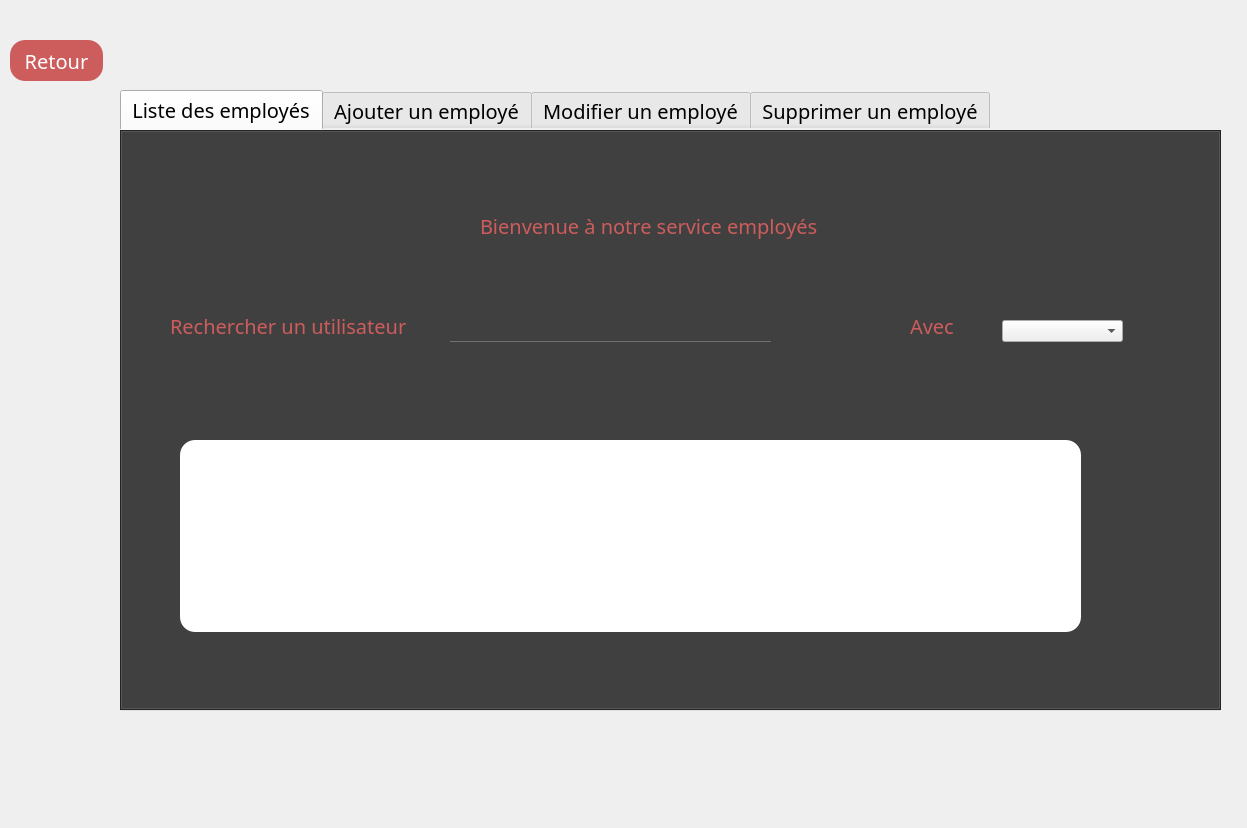
<?xml version="1.0" encoding="UTF-8"?>
<ui version="4.0">
 <class>Users</class>
 <widget class="QDialog" name="Users">
  <property name="geometry">
   <rect>
    <x>0</x>
    <y>0</y>
    <width>1247</width>
    <height>828</height>
   </rect>
  </property>
  <property name="windowTitle">
   <string>Dialog</string>
  </property>
  <property name="styleSheet">
   <string notr="true">*{
font-family:century gothic;
font-size :20px;

}
 QTabWidget{
background:#333;
border-radius:15px;
}

QLabel {
postion:center;
color :#CD5C5C;
}
QTableView {
background:white;
border-radius:15px;
font-size :20px;

}
QPushButton {
background: #CD5C5C;border:none;
color:white;
 border-radius: 15px;
}
QPushButton:hover
{ color:white;
 border-radius: 15px;
background-color :#F08080;border:none;
}</string>
  </property>
  <widget class="QTabWidget" name="tabWidget_2">
   <property name="geometry">
    <rect>
     <x>120</x>
     <y>90</y>
     <width>1101</width>
     <height>621</height>
    </rect>
   </property>
   <property name="toolTip">
    <string>&lt;html&gt;&lt;head/&gt;&lt;body&gt;&lt;p&gt;Liste des materiels&lt;/p&gt;&lt;/body&gt;&lt;/html&gt;</string>
   </property>
   <property name="styleSheet">
    <string notr="true"/>
   </property>
   <property name="currentIndex">
    <number>0</number>
   </property>
   <widget class="QWidget" name="tab_5">
    <attribute name="title">
     <string>Liste des employés</string>
    </attribute>
    <widget class="QLabel" name="label_7">
     <property name="geometry">
      <rect>
       <x>360</x>
       <y>70</y>
       <width>431</width>
       <height>51</height>
      </rect>
     </property>
     <property name="text">
      <string>Bienvenue à notre service employés</string>
     </property>
    </widget>
    <widget class="QLabel" name="label_13">
     <property name="geometry">
      <rect>
       <x>50</x>
       <y>170</y>
       <width>241</width>
       <height>51</height>
      </rect>
     </property>
     <property name="text">
      <string>Rechercher un utilisateur</string>
     </property>
    </widget>
    <widget class="QLabel" name="label_14">
     <property name="geometry">
      <rect>
       <x>790</x>
       <y>170</y>
       <width>241</width>
       <height>51</height>
      </rect>
     </property>
     <property name="text">
      <string>Avec</string>
     </property>
    </widget>
    <widget class="QComboBox" name="cmd">
     <property name="geometry">
      <rect>
       <x>882</x>
       <y>190</y>
       <width>121</width>
       <height>22</height>
      </rect>
     </property>
    </widget>
    <widget class="QTableView" name="tableView_2">
     <property name="geometry">
      <rect>
       <x>60</x>
       <y>310</y>
       <width>901</width>
       <height>192</height>
      </rect>
     </property>
     <property name="styleSheet">
      <string notr="true">/*QTableView::item
{
anchors.fill: racesWindow
        width: 840
        height: 400
       
}
*/</string>
     </property>
    </widget>
    <widget class="QLineEdit" name="filter_line_2">
     <property name="geometry">
      <rect>
       <x>330</x>
       <y>190</y>
       <width>321</width>
       <height>22</height>
      </rect>
     </property>
     <property name="styleSheet">
      <string notr="true">QLineEdit{
background:transparent;
border:none;
color: #717072;
border-bottom:1px solid #717072;
}</string>
     </property>
    </widget>
   </widget>
   <widget class="QWidget" name="tab_6">
    <attribute name="title">
     <string>Ajouter un employé</string>
    </attribute>
    <widget class="QLabel" name="label_15">
     <property name="geometry">
      <rect>
       <x>290</x>
       <y>40</y>
       <width>431</width>
       <height>51</height>
      </rect>
     </property>
     <property name="text">
      <string>Bienvenue à notre service materiel</string>
     </property>
    </widget>
    <widget class="QLabel" name="label_16">
     <property name="geometry">
      <rect>
       <x>20</x>
       <y>120</y>
       <width>241</width>
       <height>51</height>
      </rect>
     </property>
     <property name="text">
      <string>ID employé :</string>
     </property>
    </widget>
    <widget class="QLabel" name="label_17">
     <property name="geometry">
      <rect>
       <x>20</x>
       <y>190</y>
       <width>241</width>
       <height>51</height>
      </rect>
     </property>
     <property name="text">
      <string>Nom employé :</string>
     </property>
    </widget>
    <widget class="QLabel" name="label_18">
     <property name="geometry">
      <rect>
       <x>20</x>
       <y>260</y>
       <width>241</width>
       <height>51</height>
      </rect>
     </property>
     <property name="text">
      <string>Prénom employe :</string>
     </property>
    </widget>
    <widget class="QLineEdit" name="id">
     <property name="geometry">
      <rect>
       <x>330</x>
       <y>130</y>
       <width>321</width>
       <height>22</height>
      </rect>
     </property>
     <property name="styleSheet">
      <string notr="true">QLineEdit{
background:transparent;
border:none;
color: #717072;
border-bottom:1px solid #717072;
}</string>
     </property>
    </widget>
    <widget class="QLineEdit" name="prenon">
     <property name="geometry">
      <rect>
       <x>330</x>
       <y>270</y>
       <width>321</width>
       <height>22</height>
      </rect>
     </property>
     <property name="styleSheet">
      <string notr="true">QLineEdit{
background:transparent;
border:none;
color: #717072;
border-bottom:1px solid #717072;
}</string>
     </property>
    </widget>
    <widget class="QLabel" name="label_20">
     <property name="geometry">
      <rect>
       <x>20</x>
       <y>340</y>
       <width>241</width>
       <height>51</height>
      </rect>
     </property>
     <property name="text">
      <string>Login :</string>
     </property>
    </widget>
    <widget class="QLineEdit" name="login">
     <property name="geometry">
      <rect>
       <x>330</x>
       <y>350</y>
       <width>321</width>
       <height>22</height>
      </rect>
     </property>
     <property name="styleSheet">
      <string notr="true">QLineEdit{
background:transparent;
border:none;
color: #717072;
border-bottom:1px solid #717072;
}</string>
     </property>
    </widget>
    <widget class="QPushButton" name="Submit_3">
     <property name="geometry">
      <rect>
       <x>840</x>
       <y>510</y>
       <width>221</width>
       <height>51</height>
      </rect>
     </property>
     <property name="styleSheet">
      <string notr="true">QPushButton {
background-color :#CD5C5C;border:none;
color:white;
border-radius:15px;
}</string>
     </property>
     <property name="text">
      <string>Ajouter</string>
     </property>
    </widget>
    <widget class="QLabel" name="label_23">
     <property name="geometry">
      <rect>
       <x>20</x>
       <y>420</y>
       <width>241</width>
       <height>51</height>
      </rect>
     </property>
     <property name="text">
      <string>PassWord :</string>
     </property>
    </widget>
    <widget class="QLineEdit" name="poste">
     <property name="geometry">
      <rect>
       <x>330</x>
       <y>510</y>
       <width>321</width>
       <height>22</height>
      </rect>
     </property>
     <property name="styleSheet">
      <string notr="true">QLineEdit{
background:transparent;
border:none;
color: #717072;
border-bottom:1px solid #717072;
}</string>
     </property>
    </widget>
    <widget class="QLabel" name="label_21">
     <property name="geometry">
      <rect>
       <x>20</x>
       <y>500</y>
       <width>241</width>
       <height>51</height>
      </rect>
     </property>
     <property name="text">
      <string>Poste employé :</string>
     </property>
    </widget>
    <widget class="QLineEdit" name="nom">
     <property name="geometry">
      <rect>
       <x>330</x>
       <y>200</y>
       <width>321</width>
       <height>22</height>
      </rect>
     </property>
     <property name="styleSheet">
      <string notr="true">QLineEdit{
background:transparent;
border:none;
color: #717072;
border-bottom:1px solid #717072;
}</string>
     </property>
    </widget>
    <widget class="QLineEdit" name="pass">
     <property name="geometry">
      <rect>
       <x>330</x>
       <y>430</y>
       <width>321</width>
       <height>22</height>
      </rect>
     </property>
     <property name="styleSheet">
      <string notr="true">QLineEdit{
background:transparent;
border:none;
color: #717072;
border-bottom:1px solid #717072;
}</string>
     </property>
    </widget>
   </widget>
   <widget class="QWidget" name="tab_7">
    <attribute name="title">
     <string>Modifier un employé</string>
    </attribute>
    <widget class="QLabel" name="label_24">
     <property name="geometry">
      <rect>
       <x>270</x>
       <y>40</y>
       <width>431</width>
       <height>51</height>
      </rect>
     </property>
     <property name="text">
      <string>Bienvenue à notre service employé</string>
     </property>
    </widget>
    <widget class="QLabel" name="label_25">
     <property name="geometry">
      <rect>
       <x>20</x>
       <y>170</y>
       <width>241</width>
       <height>51</height>
      </rect>
     </property>
     <property name="text">
      <string>ID employé</string>
     </property>
    </widget>
    <widget class="QLabel" name="label_26">
     <property name="geometry">
      <rect>
       <x>20</x>
       <y>240</y>
       <width>241</width>
       <height>51</height>
      </rect>
     </property>
     <property name="text">
      <string>Nom employé</string>
     </property>
    </widget>
    <widget class="QComboBox" name="cmb_2">
     <property name="geometry">
      <rect>
       <x>330</x>
       <y>190</y>
       <width>321</width>
       <height>22</height>
      </rect>
     </property>
    </widget>
    <widget class="QLineEdit" name="prenon_2">
     <property name="geometry">
      <rect>
       <x>330</x>
       <y>310</y>
       <width>321</width>
       <height>22</height>
      </rect>
     </property>
     <property name="styleSheet">
      <string notr="true">QLineEdit{
background:transparent;
border:none;
color: #717072;
border-bottom:1px solid #717072;
}</string>
     </property>
    </widget>
    <widget class="QLabel" name="label_35">
     <property name="geometry">
      <rect>
       <x>20</x>
       <y>300</y>
       <width>241</width>
       <height>51</height>
      </rect>
     </property>
     <property name="text">
      <string>Prénom employé</string>
     </property>
    </widget>
    <widget class="QLineEdit" name="login_2">
     <property name="geometry">
      <rect>
       <x>330</x>
       <y>370</y>
       <width>321</width>
       <height>22</height>
      </rect>
     </property>
     <property name="styleSheet">
      <string notr="true">QLineEdit{
background:transparent;
border:none;
color: #717072;
border-bottom:1px solid #717072;
}</string>
     </property>
    </widget>
    <widget class="QLabel" name="label_50">
     <property name="geometry">
      <rect>
       <x>20</x>
       <y>360</y>
       <width>241</width>
       <height>51</height>
      </rect>
     </property>
     <property name="text">
      <string>Login employé</string>
     </property>
    </widget>
    <widget class="QPushButton" name="Submit_6">
     <property name="geometry">
      <rect>
       <x>800</x>
       <y>480</y>
       <width>221</width>
       <height>51</height>
      </rect>
     </property>
     <property name="styleSheet">
      <string notr="true">QPushButton {
background-color :#CD5C5C;border:none;
color:white;
border-radius:15px;
}</string>
     </property>
     <property name="text">
      <string>Modifier</string>
     </property>
    </widget>
    <widget class="QLineEdit" name="nom_2">
     <property name="geometry">
      <rect>
       <x>330</x>
       <y>250</y>
       <width>321</width>
       <height>22</height>
      </rect>
     </property>
     <property name="styleSheet">
      <string notr="true">QLineEdit{
background:transparent;
border:none;
color: #717072;
border-bottom:1px solid #717072;
}</string>
     </property>
    </widget>
    <widget class="QLabel" name="label_36">
     <property name="geometry">
      <rect>
       <x>20</x>
       <y>430</y>
       <width>241</width>
       <height>51</height>
      </rect>
     </property>
     <property name="text">
      <string>Password employé</string>
     </property>
    </widget>
    <widget class="QLineEdit" name="poste_2">
     <property name="geometry">
      <rect>
       <x>330</x>
       <y>500</y>
       <width>321</width>
       <height>22</height>
      </rect>
     </property>
     <property name="styleSheet">
      <string notr="true">QLineEdit{
background:transparent;
border:none;
color: #717072;
border-bottom:1px solid #717072;
}</string>
     </property>
     <property name="text">
      <string/>
     </property>
    </widget>
    <widget class="QLineEdit" name="pass_2">
     <property name="geometry">
      <rect>
       <x>330</x>
       <y>440</y>
       <width>321</width>
       <height>22</height>
      </rect>
     </property>
     <property name="styleSheet">
      <string notr="true">QLineEdit{
background:transparent;
border:none;
color: #717072;
border-bottom:1px solid #717072;
}</string>
     </property>
     <property name="text">
      <string/>
     </property>
    </widget>
    <widget class="QLabel" name="label_51">
     <property name="geometry">
      <rect>
       <x>20</x>
       <y>490</y>
       <width>241</width>
       <height>51</height>
      </rect>
     </property>
     <property name="text">
      <string>Poste employé</string>
     </property>
    </widget>
   </widget>
   <widget class="QWidget" name="tab_8">
    <attribute name="title">
     <string>Supprimer un employé</string>
    </attribute>
    <widget class="QLabel" name="label_27">
     <property name="geometry">
      <rect>
       <x>40</x>
       <y>160</y>
       <width>271</width>
       <height>51</height>
      </rect>
     </property>
     <property name="text">
      <string>Entrer le code du materiel</string>
     </property>
    </widget>
    <widget class="QComboBox" name="comboBox_4">
     <property name="geometry">
      <rect>
       <x>380</x>
       <y>180</y>
       <width>401</width>
       <height>22</height>
      </rect>
     </property>
    </widget>
    <widget class="QPushButton" name="Submit_4">
     <property name="geometry">
      <rect>
       <x>440</x>
       <y>330</y>
       <width>221</width>
       <height>51</height>
      </rect>
     </property>
     <property name="styleSheet">
      <string notr="true">QPushButton {
background-color :#CD5C5C;border:none;
color:white;
border-radius:15px;
}</string>
     </property>
     <property name="text">
      <string>Supprimer</string>
     </property>
    </widget>
    <widget class="QLabel" name="label_28">
     <property name="geometry">
      <rect>
       <x>330</x>
       <y>40</y>
       <width>431</width>
       <height>51</height>
      </rect>
     </property>
     <property name="text">
      <string>Bienvenue à notre service materiel</string>
     </property>
    </widget>
   </widget>
  </widget>
  <widget class="QPushButton" name="pushButton">
   <property name="geometry">
    <rect>
     <x>10</x>
     <y>40</y>
     <width>93</width>
     <height>41</height>
    </rect>
   </property>
   <property name="text">
    <string>Retour</string>
   </property>
  </widget>
 </widget>
 <resources/>
 <connections/>
</ui>
